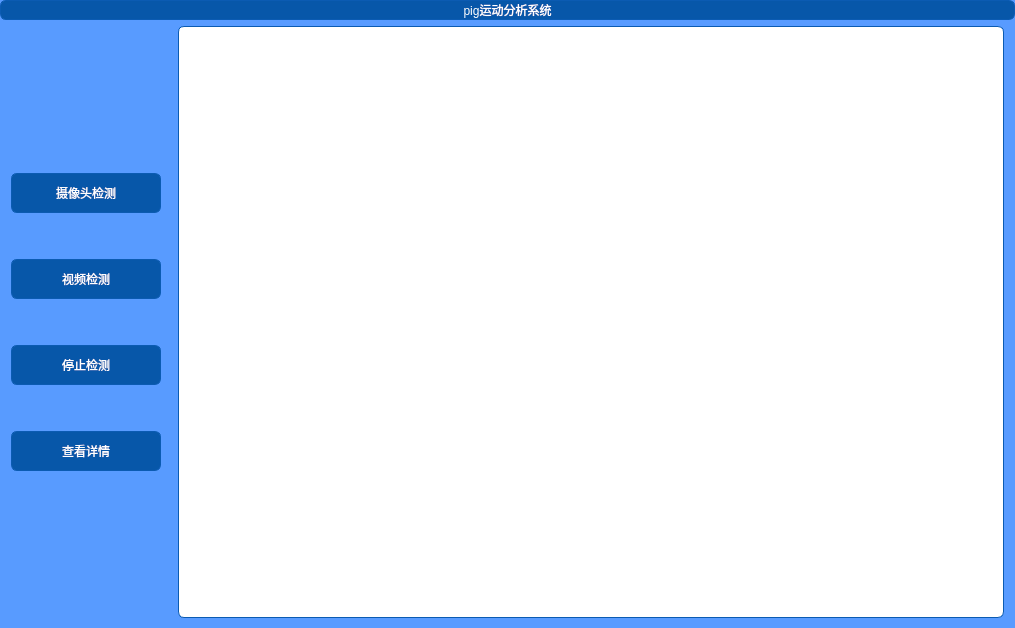
<?xml version="1.0" encoding="UTF-8"?>
<ui version="4.0">
 <class>MainWindow</class>
 <widget class="QMainWindow" name="MainWindow">
  <property name="geometry">
   <rect>
    <x>0</x>
    <y>0</y>
    <width>1015</width>
    <height>628</height>
   </rect>
  </property>
  <property name="windowTitle">
   <string>MainWindow</string>
  </property>
  <property name="styleSheet">
   <string notr="true">background-color: rgb(88, 155, 255);</string>
  </property>
  <widget class="QWidget" name="centralwidget">
   <layout class="QGridLayout" name="gridLayout" columnstretch="0,0,0,10,0" rowminimumheight="0,0,0,0">
    <property name="leftMargin">
     <number>0</number>
    </property>
    <property name="topMargin">
     <number>0</number>
    </property>
    <property name="rightMargin">
     <number>0</number>
    </property>
    <property name="bottomMargin">
     <number>0</number>
    </property>
    <item row="0" column="0" colspan="5">
     <widget class="QLabel" name="label">
      <property name="styleSheet">
       <string notr="true">font: 75 24pt &quot;Arial&quot;;
background-color: rgb(7,87,169);
border-radius: 6px;
border: 1px solid #0B5BB2;
color: rgb(255, 255, 255);</string>
      </property>
      <property name="text">
       <string>pig运动分析系统</string>
      </property>
      <property name="alignment">
       <set>Qt::AlignCenter</set>
      </property>
     </widget>
    </item>
    <item row="2" column="4">
     <spacer name="horizontalSpacer_2">
      <property name="orientation">
       <enum>Qt::Horizontal</enum>
      </property>
      <property name="sizeType">
       <enum>QSizePolicy::Fixed</enum>
      </property>
      <property name="sizeHint" stdset="0">
       <size>
        <width>5</width>
        <height>20</height>
       </size>
      </property>
     </spacer>
    </item>
    <item row="3" column="3">
     <spacer name="verticalSpacer_5">
      <property name="orientation">
       <enum>Qt::Vertical</enum>
      </property>
      <property name="sizeType">
       <enum>QSizePolicy::Fixed</enum>
      </property>
      <property name="sizeHint" stdset="0">
       <size>
        <width>20</width>
        <height>10</height>
       </size>
      </property>
     </spacer>
    </item>
    <item row="2" column="2">
     <spacer name="horizontalSpacer_3">
      <property name="orientation">
       <enum>Qt::Horizontal</enum>
      </property>
      <property name="sizeType">
       <enum>QSizePolicy::Fixed</enum>
      </property>
      <property name="sizeHint" stdset="0">
       <size>
        <width>5</width>
        <height>20</height>
       </size>
      </property>
     </spacer>
    </item>
    <item row="2" column="0">
     <spacer name="horizontalSpacer">
      <property name="orientation">
       <enum>Qt::Horizontal</enum>
      </property>
      <property name="sizeType">
       <enum>QSizePolicy::Fixed</enum>
      </property>
      <property name="sizeHint" stdset="0">
       <size>
        <width>5</width>
        <height>5</height>
       </size>
      </property>
     </spacer>
    </item>
    <item row="2" column="1">
     <layout class="QVBoxLayout" name="verticalLayout">
      <item>
       <spacer name="verticalSpacer">
        <property name="orientation">
         <enum>Qt::Vertical</enum>
        </property>
        <property name="sizeHint" stdset="0">
         <size>
          <width>20</width>
          <height>40</height>
         </size>
        </property>
       </spacer>
      </item>
      <item>
       <widget class="QPushButton" name="pushButton_camera">
        <property name="sizePolicy">
         <sizepolicy hsizetype="Fixed" vsizetype="Fixed">
          <horstretch>0</horstretch>
          <verstretch>0</verstretch>
         </sizepolicy>
        </property>
        <property name="minimumSize">
         <size>
          <width>150</width>
          <height>40</height>
         </size>
        </property>
        <property name="maximumSize">
         <size>
          <width>150</width>
          <height>40</height>
         </size>
        </property>
        <property name="styleSheet">
         <string notr="true">background-color: rgb(7, 87, 169);
border: 1px solid #0B5BB2;
font: 75 16pt &quot;Arial&quot;;
color: rgb(255,255,255);
border-radius: 6px;
border: 1px solid #0B5BB2;</string>
        </property>
        <property name="text">
         <string>摄像头检测</string>
        </property>
       </widget>
      </item>
      <item>
       <spacer name="verticalSpacer_4">
        <property name="orientation">
         <enum>Qt::Vertical</enum>
        </property>
        <property name="sizeType">
         <enum>QSizePolicy::Fixed</enum>
        </property>
        <property name="sizeHint" stdset="0">
         <size>
          <width>20</width>
          <height>40</height>
         </size>
        </property>
       </spacer>
      </item>
      <item>
       <widget class="QPushButton" name="pushButton_video">
        <property name="sizePolicy">
         <sizepolicy hsizetype="Fixed" vsizetype="Fixed">
          <horstretch>0</horstretch>
          <verstretch>0</verstretch>
         </sizepolicy>
        </property>
        <property name="minimumSize">
         <size>
          <width>150</width>
          <height>40</height>
         </size>
        </property>
        <property name="maximumSize">
         <size>
          <width>150</width>
          <height>40</height>
         </size>
        </property>
        <property name="styleSheet">
         <string notr="true">background-color: rgb(7, 87, 169);
border: 1px solid #0B5BB2;
font: 75 16pt &quot;Arial&quot;;
color: rgb(255,255,255);
border-radius: 6px;
border: 1px solid #0B5BB2;</string>
        </property>
        <property name="text">
         <string>视频检测</string>
        </property>
       </widget>
      </item>
      <item>
       <spacer name="verticalSpacer_7">
        <property name="orientation">
         <enum>Qt::Vertical</enum>
        </property>
        <property name="sizeType">
         <enum>QSizePolicy::Fixed</enum>
        </property>
        <property name="sizeHint" stdset="0">
         <size>
          <width>20</width>
          <height>40</height>
         </size>
        </property>
       </spacer>
      </item>
      <item>
       <widget class="QPushButton" name="pushButton_stop">
        <property name="sizePolicy">
         <sizepolicy hsizetype="Fixed" vsizetype="Fixed">
          <horstretch>0</horstretch>
          <verstretch>0</verstretch>
         </sizepolicy>
        </property>
        <property name="minimumSize">
         <size>
          <width>150</width>
          <height>40</height>
         </size>
        </property>
        <property name="maximumSize">
         <size>
          <width>150</width>
          <height>40</height>
         </size>
        </property>
        <property name="styleSheet">
         <string notr="true">background-color: rgb(7, 87, 169);
border: 1px solid #0B5BB2;
font: 75 16pt &quot;Arial&quot;;
color: rgb(255,255,255);
border-radius: 6px;
border: 1px solid #0B5BB2;</string>
        </property>
        <property name="text">
         <string>停止检测</string>
        </property>
       </widget>
      </item>
      <item>
       <spacer name="verticalSpacer_8">
        <property name="orientation">
         <enum>Qt::Vertical</enum>
        </property>
        <property name="sizeType">
         <enum>QSizePolicy::Fixed</enum>
        </property>
        <property name="sizeHint" stdset="0">
         <size>
          <width>20</width>
          <height>40</height>
         </size>
        </property>
       </spacer>
      </item>
      <item>
       <widget class="QPushButton" name="pushButton_detail">
        <property name="sizePolicy">
         <sizepolicy hsizetype="Fixed" vsizetype="Fixed">
          <horstretch>0</horstretch>
          <verstretch>0</verstretch>
         </sizepolicy>
        </property>
        <property name="minimumSize">
         <size>
          <width>150</width>
          <height>40</height>
         </size>
        </property>
        <property name="maximumSize">
         <size>
          <width>150</width>
          <height>40</height>
         </size>
        </property>
        <property name="styleSheet">
         <string notr="true">background-color: rgb(7, 87, 169);
border: 1px solid #0B5BB2;
font: 75 16pt &quot;Arial&quot;;
color: rgb(255,255,255);
border-radius: 6px;
border: 1px solid #0B5BB2;</string>
        </property>
        <property name="text">
         <string>查看详情</string>
        </property>
       </widget>
      </item>
      <item>
       <spacer name="verticalSpacer_2">
        <property name="orientation">
         <enum>Qt::Vertical</enum>
        </property>
        <property name="sizeHint" stdset="0">
         <size>
          <width>1</width>
          <height>40</height>
         </size>
        </property>
       </spacer>
      </item>
     </layout>
    </item>
    <item row="2" column="3">
     <widget class="QLabel" name="label_2">
      <property name="styleSheet">
       <string notr="true">background-color: rgb(255, 255, 255);
border-radius: 6px;
border: 1px solid #0B5BB2;</string>
      </property>
      <property name="text">
       <string/>
      </property>
     </widget>
    </item>
   </layout>
  </widget>
 </widget>
 <resources/>
 <connections/>
</ui>
